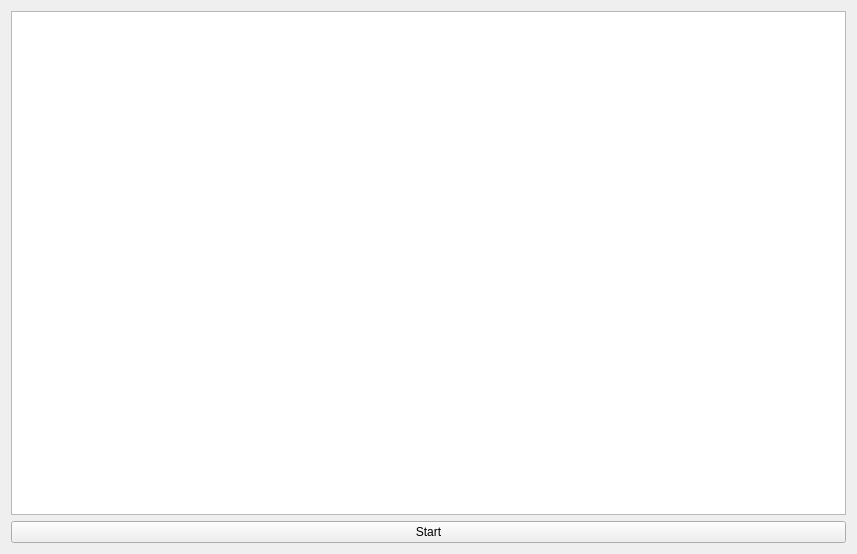
<?xml version="1.0" encoding="UTF-8"?>
<ui version="4.0">
 <class>MainWindow</class>
 <widget class="QMainWindow" name="MainWindow">
  <property name="geometry">
   <rect>
    <x>0</x>
    <y>0</y>
    <width>857</width>
    <height>554</height>
   </rect>
  </property>
  <property name="windowTitle">
   <string>MainWindow</string>
  </property>
  <widget class="QWidget" name="centralWidget">
   <layout class="QVBoxLayout" name="verticalLayout_2">
    <item>
     <widget class="QGraphicsView" name="graphicsView"/>
    </item>
    <item>
     <layout class="QHBoxLayout" name="navBar">
      <item>
       <widget class="QPushButton" name="btnStart">
        <property name="text">
         <string>Start</string>
        </property>
       </widget>
      </item>
     </layout>
    </item>
   </layout>
  </widget>
 </widget>
 <layoutdefault spacing="6" margin="11"/>
 <resources/>
 <connections/>
</ui>
